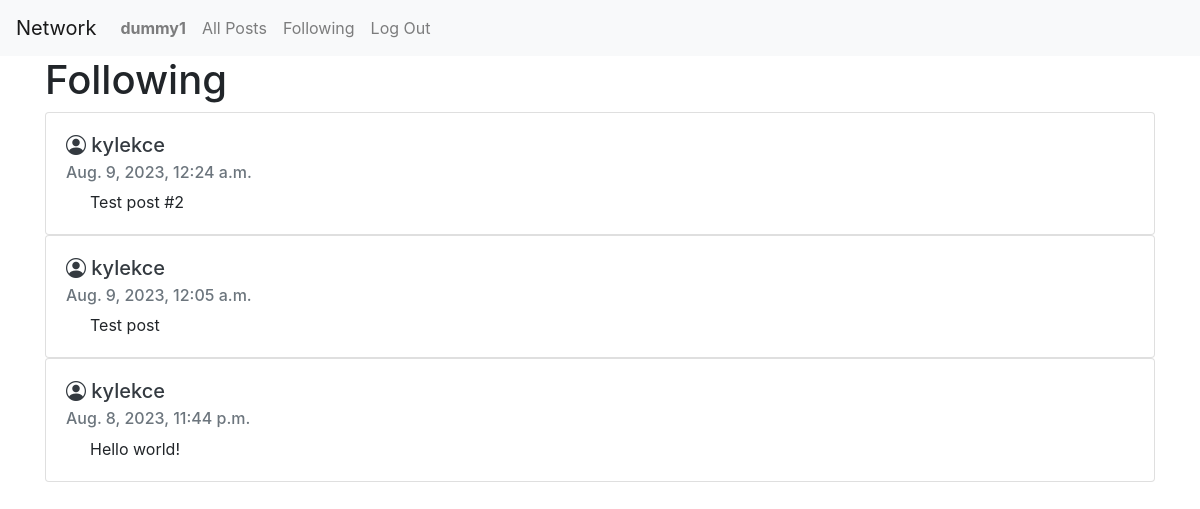
/following (signed in), run on an earlier commit of the app's database.
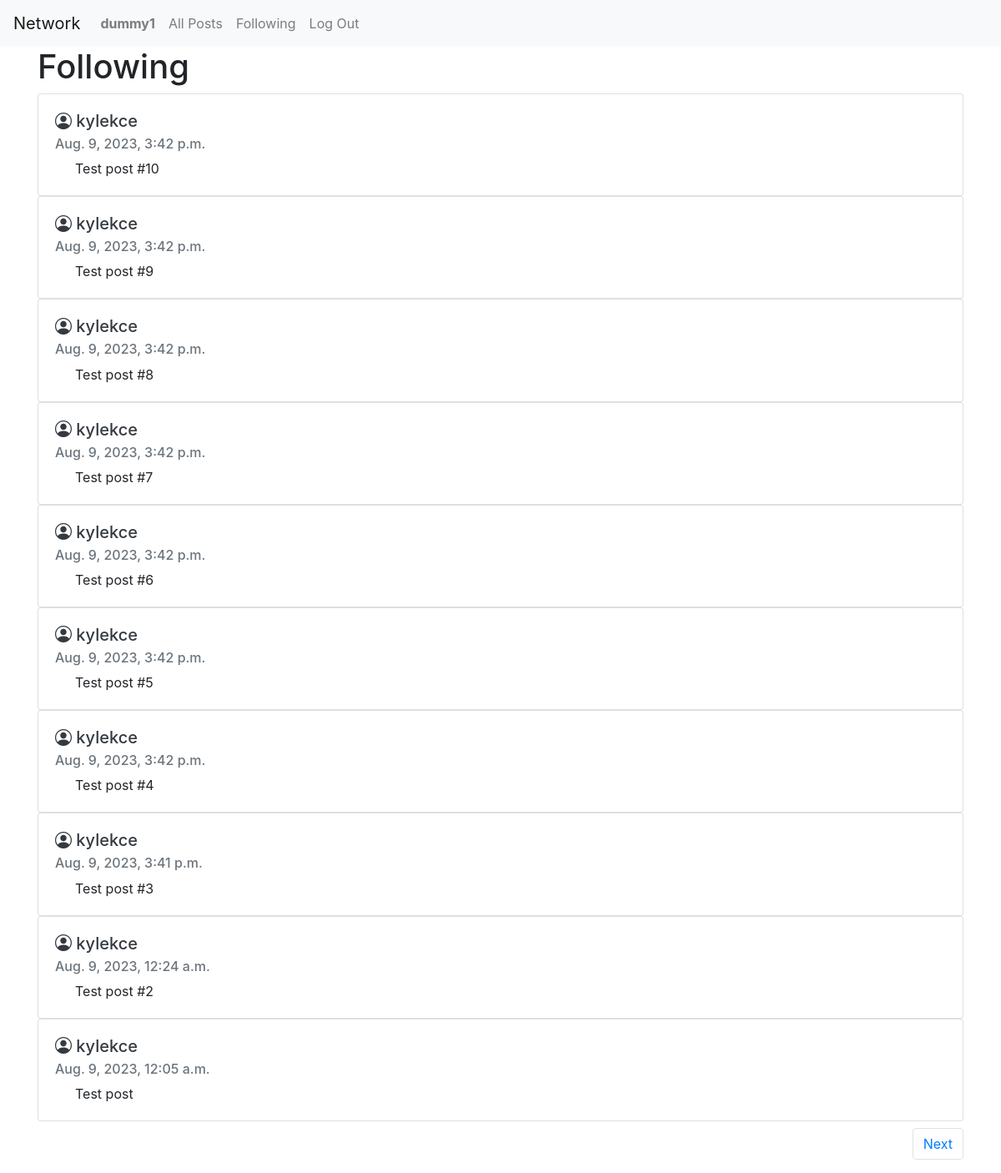
And on a later commit of the database.
### network/models.py (models this page shows, shortened)
class User(AbstractUser):
    pass

class Post(models.Model):
    content = models.TextField()
    user = models.ForeignKey(User, on_delete=models.CASCADE, related_name="user")
    date = models.DateTimeField(auto_now_add=True)

### network/views.py (the view)
# urls.py: path("following", views.following, name="following"),
def following(request):
    user = User.objects.get(pk=request.user.id)
    following = Follow.objects.filter(follower=user)
    posts = Post.objects.filter(user__in=following.values("following")).order_by("id").reverse()
    paginator = Paginator(posts, 10)
    page_number = request.GET.get("page")
    page_obj = paginator.get_page(page_number)
    return render(request, "network/following.html", {
        "posts": page_obj
    })

### network/templates/network/following.html (shortened to what this page needs)
{% extends "network/layout.html" %}
{% block body %}
<div class="container">
    <h1>Following</h1>
    {% for post in posts %}
    <div class="card">
        <div class="card-body">
            <h5 class="card-title" data-bs>
                <a href="{% url 'profile' user_id=post.user.id %}" class="text-dark text-decoration-none">
                    <i class="bi bi-person-circle"></i>
                    {{ post.user }}
                </a>
            </h5>
            <h6 class="card-subtitle mb-2 text-muted">{{ post.date }}</h6>
            <p class="card-text px-4">{{ post.content }}</p>
        </div>
    </div>
    {% endfor %}
    <nav class="d-flex justify-content-end mt-2">
        <ul class="pagination">
            {% if posts.has_next %}
            <li class="page-item"><a class="page-link" href="?page={{ posts.next_page_number }}">Next</a></li>
            {% endif %}
        </ul>
    </nav>
</div>
{% endblock %}

### network/templates/network/layout.html (shortened to what this page needs)
{% load static %}
<!DOCTYPE html>
<html lang="en">
<head>
    <link rel="stylesheet" href="https://stackpath.bootstrapcdn.com/bootstrap/4.4.1/css/bootstrap.min.css"
>
    <link rel="stylesheet" href="https://cdn.jsdelivr.net/npm/bootstrap-icons@1.10.5/font/bootstrap-icons.css">
    <link href="{% static 'network/styles.css' %}" rel="stylesheet">
</head>
<body>
    <nav class="navbar navbar-expand-lg navbar-light bg-light">
        <a class="navbar-brand" href="{% url 'index' %}">Network</a>
        <div>
            <ul class="navbar-nav mr-auto">
                {% if user.is_authenticated %}
                <li class="nav-item">
                    <a class="nav-link" href="{% url 'profile' user_id=user.id %}"><strong>{{ user.username }}
                        </strong></a>
                </li>
                {% endif %}
                <li class="nav-item">
                    <a class="nav-link" href="{% url 'index' %}">All Posts</a>
                </li>
                {% if user.is_authenticated %}
                <li class="nav-item">
                    <a class="nav-link" href="{% url 'following' %}">Following</a>
                </li>
                <li class="nav-item">
                    <a class="nav-link" href="{% url 'logout' %}">Log Out</a>
                </li>
                {% endif %}
            </ul>
        </div>
    </nav>
    <div class="body">
        {% block body %}
        {% endblock %}
    </div>
</body>
</html>

What changed in the data, as far as the page shows it:
no longer on this page (row unchanged): Post: user "kylekce", date "Aug. 8, 2023, 11:44 p.m.", content "Hello world!"
added Post: user "kylekce", date "Aug. 9, 2023, 3:42 p.m.", content "Test post #10"
added Post: user "kylekce", date "Aug. 9, 2023, 3:42 p.m.", content "Test post #9"
added Post: user "kylekce", date "Aug. 9, 2023, 3:42 p.m.", content "Test post #8"
added Post: user "kylekce", date "Aug. 9, 2023, 3:42 p.m.", content "Test post #7"
added Post: user "kylekce", date "Aug. 9, 2023, 3:42 p.m.", content "Test post #6"
added Post: user "kylekce", date "Aug. 9, 2023, 3:42 p.m.", content "Test post #5"
added Post: user "kylekce", date "Aug. 9, 2023, 3:42 p.m.", content "Test post #4"
added Post: user "kylekce", date "Aug. 9, 2023, 3:41 p.m.", content "Test post #3"
Also different on the page:
text now shown: "Next"
